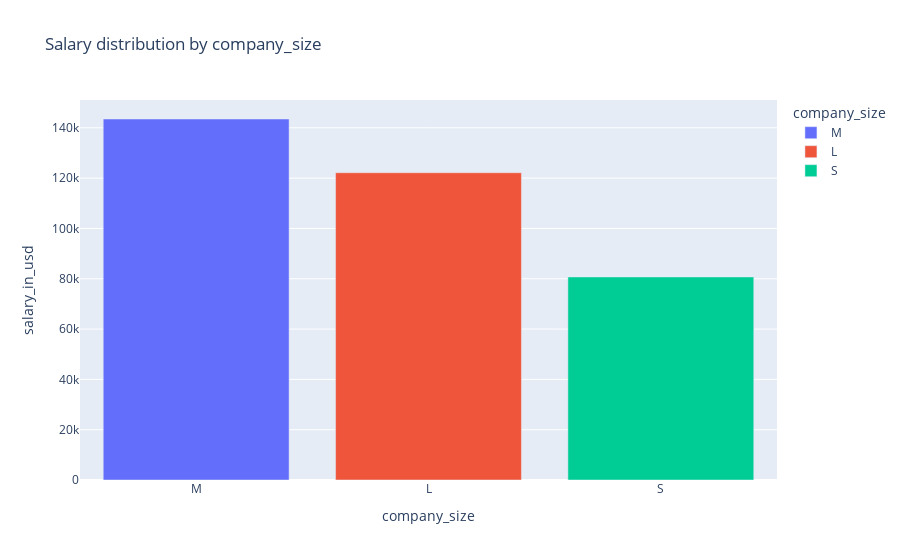

The cell this chart's notebook holds for it:
### Code cell
comp_by_sal = data.groupby('company_size')[target].mean().sort_values(ascending=False).reset_index()
fig = px.bar(comp_by_sal, x='company_size', y='salary_in_usd', color='company_size', title='Salary distribution by company_size')
fig.show()

### Figure 1 — Plotly figure (JSON) as saved in the notebook; plotly's stock layout.template omitted (floating-point values rounded to 4 significant figures)
{"data": [{"alignmentgroup": "True", "hovertemplate": "company_size=%{x}<br>salary_in_usd=%{y}<extra></extra>", "legendgroup": "M", "marker": {"color": "#636efa", "pattern": {"shape": ""}}, "name": "M", "offsetgroup": "M", "orientation": "v", "showlegend": true, "textposition": "auto", "type": "bar", "x": ["M"], "xaxis": "x", "y": [143500.0], "yaxis": "y"}, {"alignmentgroup": "True", "hovertemplate": "company_size=%{x}<br>salary_in_usd=%{y}<extra></extra>", "legendgroup": "L", "marker": {"color": "#EF553B", "pattern": {"shape": ""}}, "name": "L", "offsetgroup": "L", "orientation": "v", "showlegend": true, "textposition": "auto", "type": "bar", "x": ["L"], "xaxis": "x", "y": [122100.0], "yaxis": "y"}, {"alignmentgroup": "True", "hovertemplate": "company_size=%{x}<br>salary_in_usd=%{y}<extra></extra>", "legendgroup": "S", "marker": {"color": "#00cc96", "pattern": {"shape": ""}}, "name": "S", "offsetgroup": "S", "orientation": "v", "showlegend": true, "textposition": "auto", "type": "bar", "x": ["S"], "xaxis": "x", "y": [80720.0], "yaxis": "y"}], "layout": {"barmode": "relative", "legend": {"title": {"text": "company_size"}, "tracegroupgap": 0}, "title": {"text": "Salary distribution by company_size"}, "xaxis": {"anchor": "y", "categoryarray": ["M", "L", "S"], "categoryorder": "array", "domain": [0, 1], "title": {"text": "company_size"}}, "yaxis": {"anchor": "x", "domain": [0, 1], "title": {"text": "salary_in_usd"}}}}
